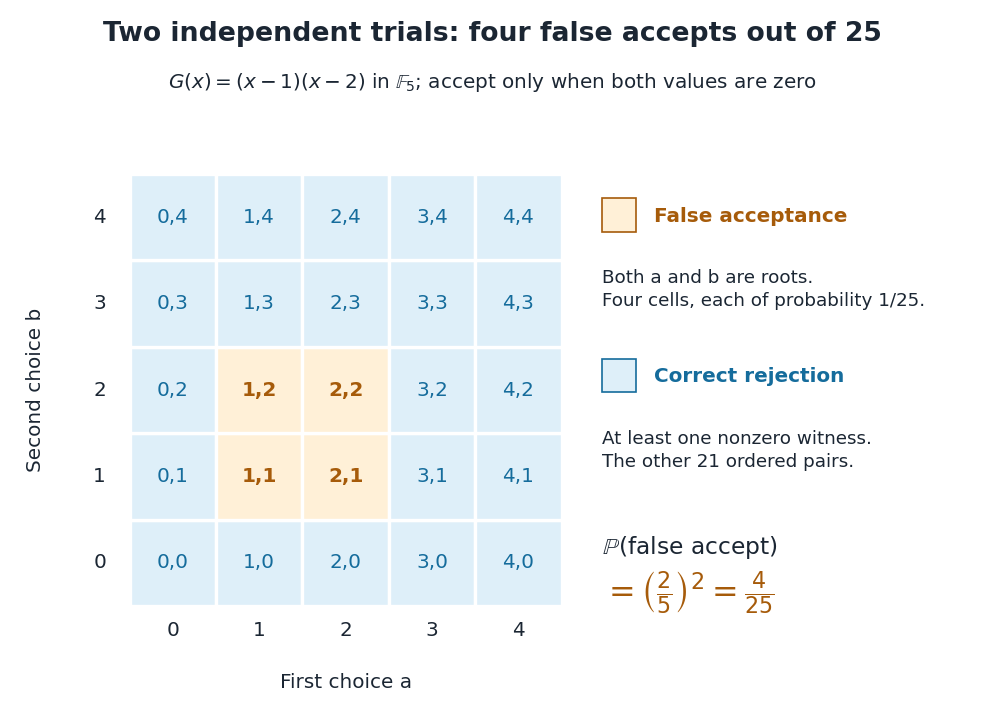

Reproduce this figure in Python.
"""Enumerate all 25 ordered evaluation pairs; no random simulation."""
from pathlib import Path
import matplotlib.pyplot as plt
from matplotlib.patches import Rectangle

BLUE = '#156c9c'
ORANGE = '#a65b0a'
LIGHT_BLUE = '#deeff9'
LIGHT_ORANGE = '#fff0d7'
INK = '#1b2633'


def main():
    outcomes = {(a, b): ((a-1)*(a-2)) % 5 == 0 and ((b-1)*(b-2)) % 5 == 0
                for a in range(5) for b in range(5)}
    assert {p for p, false in outcomes.items() if false} == {(1, 1), (1, 2), (2, 1), (2, 2)}
    plt.rcParams.update({'font.family': 'DejaVu Sans', 'font.size': 12})
    fig = plt.figure(figsize=(8.2, 6), dpi=120, facecolor='white')
    ax = fig.add_axes((0, 0, 1, 1), facecolor='white')
    ax.set(xlim=(0, 8.2), ylim=(0, 6))
    ax.axis('off')
    ax.text(4.1, 5.66, 'Two independent trials: four false accepts out of 25',
            ha='center', fontsize=16, weight='bold', color=INK)
    ax.text(4.1, 5.27, r'$G(x)=(x-1)(x-2)$ in $\mathbb{F}_5$; accept only when both values are zero',
            ha='center', fontsize=12, color=INK)
    x0, y0, cell = 1.08, .95, .72
    for (a, b), false in outcomes.items():
        left, bottom = x0 + cell*a, y0 + cell*b
        ax.add_patch(Rectangle((left, bottom), cell, cell,
                               facecolor=LIGHT_ORANGE if false else LIGHT_BLUE,
                               edgecolor='white', linewidth=2))
        ax.text(left + cell/2, bottom + cell/2, f'{a},{b}',
                ha='center', va='center', color=ORANGE if false else BLUE,
                fontsize=12, weight='bold' if false else 'normal')
    for a in range(5):
        ax.text(x0 + (a+.5)*cell, y0-.25, str(a), ha='center', color=INK)
        ax.text(x0-.25, y0 + (a+.5)*cell, str(a), ha='center', va='center', color=INK)
    ax.text(x0+2.5*cell, .27, 'First choice a', ha='center', color=INK)
    ax.text(.30, y0+2.5*cell, 'Second choice b', rotation=90, ha='center', va='center', color=INK)
    ax.add_patch(Rectangle((5.02, 4.07), .28, .28, facecolor=LIGHT_ORANGE,
                           edgecolor=ORANGE))
    ax.text(5.45, 4.20, 'False acceptance', va='center', weight='bold', color=ORANGE)
    ax.text(5.02, 3.76, 'Both a and b are roots.\nFour cells, each of probability 1/25.',
            va='top', fontsize=11, linespacing=1.4, color=INK)
    ax.add_patch(Rectangle((5.02, 2.73), .28, .28, facecolor=LIGHT_BLUE,
                           edgecolor=BLUE))
    ax.text(5.45, 2.86, 'Correct rejection', va='center', weight='bold', color=BLUE)
    ax.text(5.02, 2.42, 'At least one nonzero witness.\nThe other 21 ordered pairs.',
            va='top', fontsize=11, linespacing=1.4, color=INK)
    ax.text(5.02, 1.38, r'$\mathbb{P}(\mathrm{false\ accept})$', fontsize=14, color=INK)
    ax.text(5.02, .98, r'$=\left(\frac{2}{5}\right)^2=\frac{4}{25}$', fontsize=19, color=ORANGE)
    fig.savefig(Path(__file__).stem + '.png', facecolor='white', transparent=False)
    plt.close(fig)


if __name__ == '__main__':
    main()
